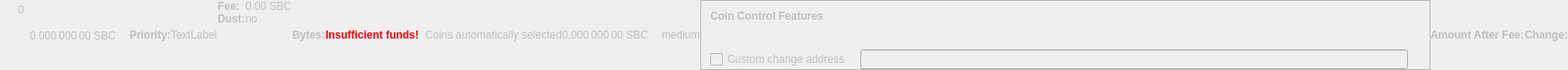
    <widget class="QWidget" name="dummyHideWidget" native="true">
     <property name="enabled">
      <bool>false</bool>
     </property>
     <property name="maximumSize">
      <size>
       <width>100</width>
       <height>22</height>
      </size>
     </property>
     <layout class="QHBoxLayout" name="dummyHideLayout">
      <property name="spacing">
       <number>0</number>
      </property>
      <property name="margin">
       <number>0</number>
      </property>
      <item>
       <layout class="QFormLayout" name="formLayoutCoinControl1">
        <property name="horizontalSpacing">
         <number>10</number>
        </property>
        <property name="verticalSpacing">
         <number>14</number>
        </property>
        <property name="leftMargin">
         <number>10</number>
        </property>
        <property name="topMargin">
         <number>4</number>
        </property>
        <property name="rightMargin">
         <number>6</number>
        </property>
        <item row="0" column="1">
         <widget class="QLabel" name="labelCoinControlBytes">
          <property name="cursor">
           <cursorShape>IBeamCursor</cursorShape>
          </property>
          <property name="contextMenuPolicy">
           <enum>Qt::ActionsContextMenu</enum>
          </property>
          <property name="text">
           <string notr="true">0</string>
          </property>
          <property name="textInteractionFlags">
           <set>Qt::LinksAccessibleByMouse|Qt::TextSelectableByKeyboard|Qt::TextSelectableByMouse</set>
          </property>
         </widget>
        </item>
       </layout>
      </item>
      <item>
       <widget class="QLabel" name="labelCoinControlAfterFee">
        <property name="enabled">
         <bool>false</bool>
        </property>
        <property name="sizePolicy">
         <sizepolicy hsizetype="Fixed" vsizetype="Fixed">
          <horstretch>0</horstretch>
          <verstretch>0</verstretch>
         </sizepolicy>
        </property>
        <property name="minimumSize">
         <size>
          <width>111</width>
          <height>12</height>
         </size>
        </property>
        <property name="maximumSize">
         <size>
          <width>111</width>
          <height>12</height>
         </size>
        </property>
        <property name="cursor">
         <cursorShape>IBeamCursor</cursorShape>
        </property>
        <property name="contextMenuPolicy">
         <enum>Qt::ActionsContextMenu</enum>
        </property>
        <property name="text">
         <string notr="true">0.000 000 00 SBC</string>
        </property>
        <property name="textInteractionFlags">
         <set>Qt::LinksAccessibleByMouse|Qt::TextSelectableByKeyboard|Qt::TextSelectableByMouse</set>
        </property>
       </widget>
      </item>
      <item>
       <widget class="QLabel" name="labelCoinControlPriorityText">
        <property name="enabled">
         <bool>false</bool>
        </property>
        <property name="font">
         <font>
          <weight>75</weight>
          <bold>true</bold>
         </font>
        </property>
        <property name="text">
         <string>Priority:</string>
        </property>
       </widget>
      </item>
      <item>
       <layout class="QHBoxLayout" name="horizontalLayout">
        <item>
         <widget class="QLabel" name="WarningLabel">
          <property name="text">
           <string>TextLabel</string>
          </property>
         </widget>
        </item>
       </layout>
      </item>
      <item>
       <layout class="QFormLayout" name="formLayoutCoinControl3">
        <property name="horizontalSpacing">
         <number>0</number>
        </property>
        <property name="verticalSpacing">
         <number>0</number>
        </property>
        <property name="leftMargin">
         <number>0</number>
        </property>
        <property name="topMargin">
         <number>0</number>
        </property>
        <property name="rightMargin">
         <number>0</number>
        </property>
        <item row="0" column="0">
         <widget class="QLabel" name="labelCoinControlFeeText">
          <property name="enabled">
           <bool>false</bool>
          </property>
          <property name="font">
           <font>
            <weight>75</weight>
            <bold>true</bold>
           </font>
          </property>
          <property name="text">
           <string>Fee:</string>
          </property>
          <property name="margin">
           <number>0</number>
          </property>
         </widget>
        </item>
        <item row="0" column="1">
         <widget class="QLabel" name="labelCoinControlFee">
          <property name="enabled">
           <bool>false</bool>
          </property>
          <property name="cursor">
           <cursorShape>IBeamCursor</cursorShape>
          </property>
          <property name="contextMenuPolicy">
           <enum>Qt::ActionsContextMenu</enum>
          </property>
          <property name="text">
           <string notr="true">0.00 SBC</string>
          </property>
          <property name="textInteractionFlags">
           <set>Qt::LinksAccessibleByMouse|Qt::TextSelectableByKeyboard|Qt::TextSelectableByMouse</set>
          </property>
         </widget>
        </item>
        <item row="1" column="0">
         <widget class="QLabel" name="labelCoinControlLowOutputText">
          <property name="enabled">
           <bool>false</bool>
          </property>
          <property name="font">
           <font>
            <weight>75</weight>
            <bold>true</bold>
           </font>
          </property>
          <property name="text">
           <string>Dust:</string>
          </property>
         </widget>
        </item>
        <item row="1" column="1">
         <widget class="QLabel" name="labelCoinControlLowOutput">
          <property name="enabled">
           <bool>false</bool>
          </property>
          <property name="cursor">
           <cursorShape>IBeamCursor</cursorShape>
          </property>
          <property name="contextMenuPolicy">
           <enum>Qt::ActionsContextMenu</enum>
          </property>
          <property name="text">
           <string>no</string>
          </property>
          <property name="textInteractionFlags">
           <set>Qt::LinksAccessibleByMouse|Qt::TextSelectableByKeyboard|Qt::TextSelectableByMouse</set>
          </property>
         </widget>
        </item>
       </layout>
      </item>
      <item>
       <widget class="QLabel" name="labelCoinControlBytesText">
        <property name="enabled">
         <bool>false</bool>
        </property>
        <property name="font">
         <font>
          <weight>75</weight>
          <bold>true</bold>
         </font>
        </property>
        <property name="text">
         <string>Bytes:</string>
        </property>
       </widget>
      </item>
      <item>
       <layout class="QFormLayout" name="formLayoutCoinControl2">
        <property name="horizontalSpacing">
         <number>0</number>
        </property>
        <property name="verticalSpacing">
         <number>0</number>
        </property>
        <property name="leftMargin">
         <number>0</number>
        </property>
        <property name="topMargin">
         <number>0</number>
        </property>
        <property name="rightMargin">
         <number>0</number>
        </property>
       </layout>
      </item>
      <item>
       <layout class="QHBoxLayout" name="horizontalLayoutCoinControl2">
        <property name="spacing">
         <number>0</number>
        </property>
        <property name="bottomMargin">
         <number>0</number>
        </property>
       </layout>
      </item>
      <item>
       <widget class="QLabel" name="labelCoinControlInsuffFunds">
        <property name="enabled">
         <bool>false</bool>
        </property>
        <property name="minimumSize">
         <size>
          <width>0</width>
          <height>0</height>
         </size>
        </property>
        <property name="font">
         <font>
          <weight>75</weight>
          <bold>true</bold>
         </font>
        </property>
        <property name="styleSheet">
         <string notr="true">color:red;font-weight:bold;</string>
        </property>
        <property name="text">
         <string>Insufficient funds!</string>
        </property>
        <property name="margin">
         <number>5</number>
        </property>
       </widget>
      </item>
      <item>
       <layout class="QFormLayout" name="formLayoutCoinControl4">
        <property name="horizontalSpacing">
         <number>0</number>
        </property>
        <property name="verticalSpacing">
         <number>0</number>
        </property>
        <property name="leftMargin">
         <number>0</number>
        </property>
        <property name="topMargin">
         <number>0</number>
        </property>
        <property name="rightMargin">
         <number>0</number>
        </property>
       </layout>
      </item>
      <item>
       <widget class="QLabel" name="labelCoinControlChangeLabel">
        <property name="enabled">
         <bool>false</bool>
        </property>
        <property name="sizePolicy">
         <sizepolicy hsizetype="Preferred" vsizetype="Expanding">
          <horstretch>0</horstretch>
          <verstretch>0</verstretch>
         </sizepolicy>
        </property>
        <property name="minimumSize">
         <size>
          <width>0</width>
          <height>0</height>
         </size>
        </property>
        <property name="text">
         <string/>
        </property>
        <property name="margin">
         <number>3</number>
        </property>
       </widget>
      </item>
      <item>
       <widget class="QLabel" name="labelCoinControlAutomaticallySelected">
        <property name="enabled">
         <bool>false</bool>
        </property>
        <property name="sizePolicy">
         <sizepolicy hsizetype="Fixed" vsizetype="Fixed">
          <horstretch>0</horstretch>
          <verstretch>0</verstretch>
         </sizepolicy>
        </property>
        <property name="minimumSize">
         <size>
          <width>0</width>
          <height>0</height>
         </size>
        </property>
        <property name="maximumSize">
         <size>
          <width>240</width>
          <height>16777215</height>
         </size>
        </property>
        <property name="text">
         <string>Coins automatically selected</string>
        </property>
        <property name="margin">
         <number>5</number>
        </property>
       </widget>
      </item>
      <item>
       <widget class="QLabel" name="labelCoinControlChange">
        <property name="enabled">
         <bool>false</bool>
        </property>
        <property name="sizePolicy">
         <sizepolicy hsizetype="Fixed" vsizetype="Fixed">
          <horstretch>0</horstretch>
          <verstretch>0</verstretch>
         </sizepolicy>
        </property>
        <property name="minimumSize">
         <size>
          <width>111</width>
          <height>0</height>
         </size>
        </property>
        <property name="maximumSize">
         <size>
          <width>111</width>
          <height>16777215</height>
         </size>
        </property>
        <property name="cursor">
         <cursorShape>IBeamCursor</cursorShape>
        </property>
        <property name="contextMenuPolicy">
         <enum>Qt::ActionsContextMenu</enum>
        </property>
        <property name="text">
         <string notr="true">0.000 000 00 SBC</string>
        </property>
        <property name="textInteractionFlags">
         <set>Qt::LinksAccessibleByMouse|Qt::TextSelectableByKeyboard|Qt::TextSelectableByMouse</set>
        </property>
       </widget>
      </item>
      <item>
       <widget class="QLabel" name="labelCoinControlPriority">
        <property name="enabled">
         <bool>false</bool>
        </property>
        <property name="cursor">
         <cursorShape>IBeamCursor</cursorShape>
        </property>
        <property name="contextMenuPolicy">
         <enum>Qt::ActionsContextMenu</enum>
        </property>
        <property name="text">
         <string>medium</string>
        </property>
        <property name="textInteractionFlags">
         <set>Qt::LinksAccessibleByMouse|Qt::TextSelectableByKeyboard|Qt::TextSelectableByMouse</set>
        </property>
       </widget>
      </item>
      <item>
       <widget class="QFrame" name="frameCoinControl">
        <property name="sizePolicy">
         <sizepolicy hsizetype="Expanding" vsizetype="Expanding">
          <horstretch>0</horstretch>
          <verstretch>0</verstretch>
         </sizepolicy>
        </property>
        <property name="maximumSize">
         <size>
          <width>16777215</width>
          <height>16777215</height>
         </size>
        </property>
        <property name="frameShape">
         <enum>QFrame::StyledPanel</enum>
        </property>
        <property name="frameShadow">
         <enum>QFrame::Sunken</enum>
        </property>
        <layout class="QVBoxLayout" name="verticalLayoutCoinControl2_2">
         <property name="spacing">
          <number>0</number>
         </property>
         <property name="margin">
          <number>0</number>
         </property>
         <item>
          <layout class="QVBoxLayout" name="verticalLayoutCoinControl" stretch="0,0,0,1">
           <property name="spacing">
            <number>0</number>
           </property>
           <property name="leftMargin">
            <number>10</number>
           </property>
           <property name="topMargin">
            <number>10</number>
           </property>
           <item>
            <layout class="QHBoxLayout" name="horizontalLayoutCoinControl1">
             <property name="bottomMargin">
              <number>15</number>
             </property>
             <item>
              <widget class="QLabel" name="labelCoinControlFeatures">
               <property name="enabled">
                <bool>false</bool>
               </property>
               <property name="sizePolicy">
                <sizepolicy hsizetype="Preferred" vsizetype="Maximum">
                 <horstretch>0</horstretch>
                 <verstretch>0</verstretch>
                </sizepolicy>
               </property>
               <property name="font">
                <font>
                 <weight>75</weight>
                 <bold>true</bold>
                </font>
               </property>
               <property name="styleSheet">
                <string notr="true">font-weight:bold;</string>
               </property>
               <property name="text">
                <string>Coin Control Features</string>
               </property>
              </widget>
             </item>
            </layout>
           </item>
           <item>
            <widget class="QWidget" name="widgetCoinControl" native="true">
             <property name="sizePolicy">
              <sizepolicy hsizetype="Preferred" vsizetype="Preferred">
               <horstretch>0</horstretch>
               <verstretch>0</verstretch>
              </sizepolicy>
             </property>
             <property name="minimumSize">
              <size>
               <width>0</width>
               <height>0</height>
              </size>
             </property>
             <property name="styleSheet">
              <string notr="true"/>
             </property>
             <layout class="QHBoxLayout" name="horizontalLayoutCoinControl5_2">
              <property name="margin">
               <number>0</number>
              </property>
              <item>
               <layout class="QHBoxLayout" name="horizontalLayoutCoinControl3">
                <property name="spacing">
                 <number>20</number>
                </property>
                <property name="topMargin">
                 <number>0</number>
                </property>
                <property name="bottomMargin">
                 <number>10</number>
                </property>
               </layout>
              </item>
             </layout>
            </widget>
           </item>
           <item>
            <layout class="QHBoxLayout" name="horizontalLayoutCoinControl4" stretch="0,0,0">
             <property name="spacing">
              <number>12</number>
             </property>
             <property name="sizeConstraint">
              <enum>QLayout::SetDefaultConstraint</enum>
             </property>
             <property name="topMargin">
              <number>5</number>
             </property>
             <property name="rightMargin">
              <number>5</number>
             </property>
             <item>
              <widget class="QCheckBox" name="checkBoxCoinControlChange">
               <property name="enabled">
                <bool>false</bool>
               </property>
               <property name="toolTip">
                <string>If this is activated, but the change address is empty or invalid, change will be sent to a newly generated address.</string>
               </property>
               <property name="text">
                <string>Custom change address</string>
               </property>
              </widget>
             </item>
             <item>
              <widget class="QValidatedLineEdit" name="lineEditCoinControlChange">
               <property name="enabled">
                <bool>false</bool>
               </property>
               <property name="sizePolicy">
                <sizepolicy hsizetype="Expanding" vsizetype="Fixed">
                 <horstretch>0</horstretch>
                 <verstretch>0</verstretch>
                </sizepolicy>
               </property>
              </widget>
             </item>
             <item>
              <widget class="QLabel" name="labelCoinControlChangeLabel_2">
               <property name="sizePolicy">
                <sizepolicy hsizetype="Preferred" vsizetype="Expanding">
                 <horstretch>0</horstretch>
                 <verstretch>0</verstretch>
                </sizepolicy>
               </property>
               <property name="minimumSize">
                <size>
                 <width>0</width>
                 <height>0</height>
                </size>
               </property>
               <property name="text">
                <string/>
               </property>
               <property name="margin">
                <number>3</number>
               </property>
              </widget>
             </item>
            </layout>
           </item>
           <item>
            <spacer name="verticalSpacerCoinControl">
             <property name="orientation">
              <enum>Qt::Vertical</enum>
             </property>
             <property name="sizeHint" stdset="0">
              <size>
               <width>800</width>
               <height>1</height>
              </size>
             </property>
            </spacer>
           </item>
          </layout>
         </item>
        </layout>
       </widget>
      </item>
      <item>
       <widget class="QLabel" name="labelCoinControlAfterFeeText">
        <property name="enabled">
         <bool>false</bool>
        </property>
        <property name="minimumSize">
         <size>
          <width>0</width>
          <height>0</height>
         </size>
        </property>
        <property name="maximumSize">
         <size>
          <width>16777215</width>
          <height>16777215</height>
         </size>
        </property>
        <property name="font">
         <font>
          <weight>75</weight>
          <bold>true</bold>
         </font>
        </property>
        <property name="text">
         <string>Amount After Fee:</string>
        </property>
        <property name="alignment">
         <set>Qt::AlignLeading|Qt::AlignLeft|Qt::AlignVCenter</set>
        </property>
        <property name="margin">
         <number>0</number>
        </property>
       </widget>
      </item>
      <item>
       <widget class="QLabel" name="labelCoinControlChangeText">
        <property name="enabled">
         <bool>false</bool>
        </property>
        <property name="sizePolicy">
         <sizepolicy hsizetype="Preferred" vsizetype="Preferred">
          <horstretch>0</horstretch>
          <verstretch>0</verstretch>
         </sizepolicy>
        </property>
        <property name="minimumSize">
         <size>
          <width>0</width>
          <height>0</height>
         </size>
        </property>
        <property name="maximumSize">
         <size>
          <width>16777215</width>
          <height>16777215</height>
         </size>
        </property>
        <property name="font">
         <font>
          <weight>75</weight>
          <bold>true</bold>
         </font>
        </property>
        <property name="text">
         <string>Change:</string>
        </property>
        <property name="alignment">
         <set>Qt::AlignLeading|Qt::AlignLeft|Qt::AlignVCenter</set>
        </property>
       </widget>
      </item>
     </layout>
    </widget>
